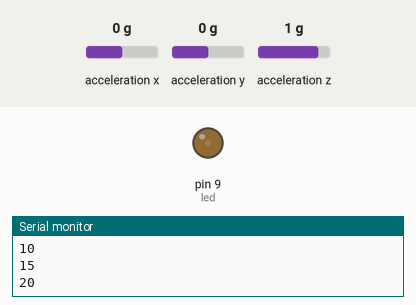
Recording of a sketch running on a simulated Arduino Uno, built with avr-gcc and run on an emulated ATmega328P. On the bench: output pins drawn as LEDs (lit = HIGH), the last lines printed to the serial monitor. Inputs (shaded band) come from the test bench; at power-on: acceleration x 0 g, acceleration y 0 g, acceleration z 1 g.

Above: at 0.16 s.
At 0.81 s:
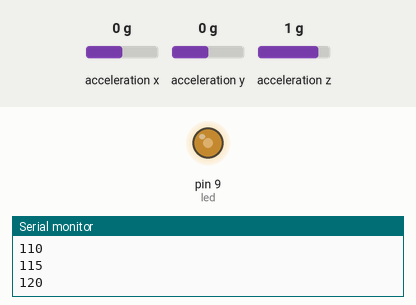
At 1.7 s:
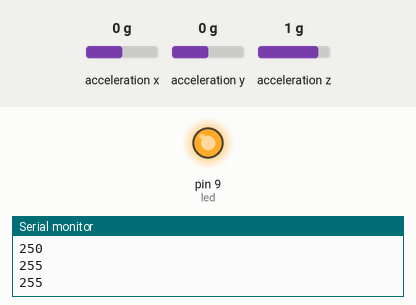
Timing chart, 0 to 3.2 s (numbered marks = the images above):
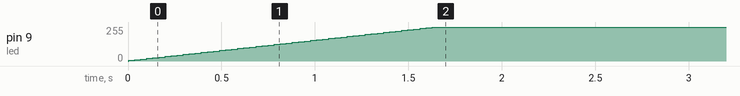

The sketch:

sketch_sep10l.ino
```cpp
#include <Wire.h>

#include <Adafruit_Sensor.h>

#include <Adafruit_ADXL345_U.h>

Adafruit_ADXL345_Unified BSens = Adafruit_ADXL345_Unified(1);

//the above are the libraries of the ADXL345. Spec sheet can be found here: https://www.adafruit.com/products/1231 and drivers and libraries can be found here: https://github.com/adafruit/Adafruit_ADXL345

int led=9;              //led at pin 9
int ledValue;           //value of led
int ledFadeAmount = 5;  //value when led is fading

void setup() {

pinMode(led, OUTPUT);                 //led specified as output
Serial.begin(2400);                   //starting serial at 2400 baud
BSens.begin();                        //initialize the ADXL345
sensors_event_t event;                //collect data from ADXL345
BSens.getEvent(&event);               //read data from ADXL345
float pos = event.acceleration.x;     //test purpose for determining position of x. Future use.

}

void ledFadeIn(){                     //function of fade from 16 to 255

  sensors_event_t event;              //collect data from ADXL345
  BSens.getEvent(&event);             //read data from ADXL345

  if (event.acceleration.x > -8.50 | event.acceleration.x < -10.00){  //if x position is greater than -8.50 or x is smaller than -10.00
    ledValue = ledValue + ledFadeAmount;                              //set led value to the sum of led value and fade amount
    if(ledValue > 255)                                                //if led value is greather than 255
     ledValue = 255;                                                  //set led value to 255. Stops looping between led value 16 and 255. Thanks PaulS!
    analogWrite(led, ledValue);                                       //analog write of led value to led (pin 9)
    delay(30);                                                        //delay of 30 ms then start the ledfadein again
    }

}

void ledFadeOut(){                    //function of fade from 255 to 16

  sensors_event_t event;              //collect data from ADXL345
  BSens.getEvent(&event);             //read data from ADXL345

  if (event.acceleration.x < -8.50 | event.acceleration.x > -10.00){  //if x position is smaller than -8.50 or x is larger than -10.00
    ledValue = ledValue - ledFadeAmount;                              //set led value to the sum of led value minus the fade amount
    if(ledValue < 16)                                                 //if led value is smaller than 255
      ledValue = 16;                                                  //set led value to 16. Stops looping between led value 255 and 16. Thanks PaulS!
    analogWrite(led, ledValue);                                       //analog write of led value to led (pin 9)
    delay(30);                                                        //delay of 30 ms then start the ledfadeout again
    }

}

void loop() {

  sensors_event_t event;              //collect data from ADXL345
  BSens.getEvent(&event);             //read data from ADXL345
  float pos = event.acceleration.x;   //test purpose for determining position of x. Future use.
  Serial.println(ledValue);           //print value of led in the Serial Monitor

  if (event.acceleration.x > -8.50 | event.acceleration.x < -10.00)    //if x position is greater than -8.50 or x is smaller than -10.00
    ledFadeIn();                                                       //goto the ledFadeIn function
  else
    ledFadeOut();                                                      //goto the ledFadeIn function

}
```

Measured:
- by itself, pin 9 (led): moves from 0/255 to 255/255 over 1.6 s
